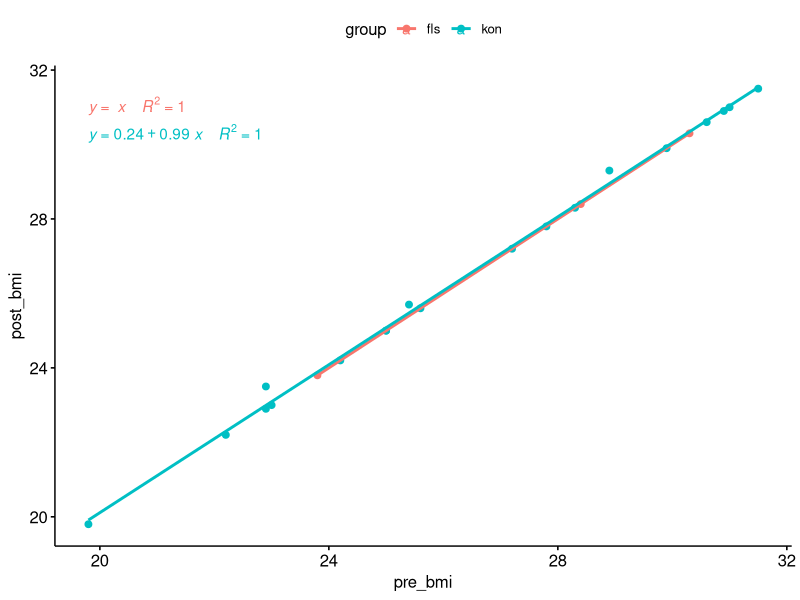

Recreate this plot in R. (Note: this script raises an error after producing the figure.)
## ---- chunk 1
library(tidyverse)
library(knitr)
library(readxl)
library(ggtext)
library(flextable)
library(ggplot2)
library(emmeans)
library(ggpubr)
library(broom)
library(rstatix)

data <- read_excel("data/Revidert_resultatskjema.xlsx", na = "NA") #Henter data

dexa_pp <- data %>%
select(id, time, group,bmi, wc, lean_mass, fat_mass, total_mass) %>%
 mutate(lean_mass_kg = lean_mass/1000) %>%
  mutate(fat_mass_kg = fat_mass/1000) %>%
  mutate(total_mass_kg = total_mass/1000) %>%
  mutate(fatp = fat_mass/total_mass*100) %>%
  select(-lean_mass, -total_mass, -fat_mass) %>%
filter(id != "tr031 10541") %>%
  filter(id != "tr031 11421") %>%
  filter(id != "tr031 13404") %>%
  filter(id != "tr031 004") %>%
  filter(id != "tr031 008") %>%
  filter(id != "tr031 001") %>%
  filter(id != "tr031 016") %>%
  filter(id != "tr031 014") %>%
  filter(id != "tr031 002") %>%
  filter(id != "tr031 006") %>%
  filter(id != "tr031 007") %>%
  filter(id != "tr031 009") %>%
  filter(id != "tr031 010") %>%
  filter(id != "tr031 012") %>%
  filter(id != "tr031 013") %>%
  filter(id != "tr031 015") %>%
  group_by(time,group) %>%# grupperer etter tid og FLS/kontroll
  pivot_longer(names_to = "variable", 
               values_to = "value", 
               cols = bmi:fatp) %>%
  group_by(time, group, variable)%>%
  pivot_wider(names_from = time,
               values_from = value)%>%
  pivot_wider(names_from = variable,
              values_from = c(pre,post))%>%
  ungroup()%>%
  print()

ggscatter(dexa_pp, x = "pre_bmi", y = "post_bmi",
  color = "group", add = "reg.line"
  )+
  stat_regline_equation(
    aes(label =  paste(..eq.label.., ..rr.label.., sep = "~~~~"), color = group))

dexa_pp %>% anova_test(post_bmi ~ group*pre_bmi)
dexa_pp %>% anova_test(post_wc ~ group*pre_wc)
dexa_pp %>% anova_test(post_lean_mass_kg ~ group*pre_lean_mass_kg)
dexa_pp %>% anova_test(post_fat_mass_kg ~ group*pre_fat_mass_kg)
dexa_pp %>% anova_test(post_total_mass_kg ~ group*pre_total_mass_kg)
dexa_pp %>% anova_test(post_fatp ~ group*pre_fatp)

#Homogeneity of regression slopes

# Fit the model, the covariate goes first
model_bmi_pp <- lm(post_bmi ~ pre_bmi + group, data = dexa_pp)
model_wc_pp <- lm(post_wc ~ pre_wc + group, data = dexa_pp)
model_lean_pp <- lm(post_lean_mass_kg ~ pre_lean_mass_kg + group, data = dexa_pp)
model_total_pp <- lm(post_total_mass_kg ~ pre_total_mass_kg + group, data = dexa_pp)
model_fat_pp <- lm(post_fat_mass_kg ~ pre_fat_mass_kg + group, data = dexa_pp)
model_fatp_pp <- lm(post_fatp ~ pre_fatp + group, data = dexa_pp)


# Inspect the model diagnostic metrics
model.metrics_bmi_pp <- augment(model_bmi_pp) %>%
  select(-.hat, -.sigma, -.fitted) # Remove details
  head(model.metrics_bmi_pp, 22)
model.metrics_wc_pp <- augment(model_wc_pp) %>%
  select(-.hat, -.sigma, -.fitted) 
  head(model.metrics_wc_pp, 22)
model.metrics_lean_pp <- augment(model_lean_pp) %>%
  select(-.hat, -.sigma, -.fitted) 
  head(model.metrics_lean_pp, 22)
model.metrics_fat_pp <- augment(model_fat_pp) %>%
  select(-.hat, -.sigma, -.fitted) 
  head(model.metrics_fat_pp, 22)
model.metrics_total_pp <- augment(model_total_pp) %>%
  select(-.hat, -.sigma, -.fitted) 
  head(model.metrics_total_pp, 22)
model.metrics_fatp_pp <- augment(model_fatp_pp) %>%
  select(-.hat, -.sigma, -.fitted) 
  head(model.metrics_fatp_pp, 22)

shapiro_test(model.metrics_bmi_pp$.resid)
shapiro_test(model.metrics_wc_pp$.resid)
shapiro_test(model.metrics_lean_pp$.resid)
shapiro_test(model.metrics_fat_pp$.resid)
shapiro_test(model.metrics_total_pp$.resid)
shapiro_test(model.metrics_fatp_pp$.resid)


model.metrics_bmi_pp %>% levene_test(.resid ~ group)
model.metrics_wc_pp %>% levene_test(.resid ~ group)
model.metrics_lean_pp %>% levene_test(.resid ~ group)
model.metrics_fat_pp %>% levene_test(.resid ~ group)
model.metrics_total_pp %>% levene_test(.resid ~ group)
model.metrics_fatp_pp %>% levene_test(.resid ~ group)

model.metrics_bmi_pp %>% 
  filter(abs(.std.resid) > 3) %>%
  as.data.frame()

res.aov_bmi_pp <- dexa_pp %>% anova_test(post_bmi ~ pre_bmi + group)
get_anova_table(res.aov_bmi_pp)

res.aov_wc_pp <- dexa_pp %>% anova_test(post_wc ~ pre_wc + group)
get_anova_table(res.aov_wc_pp)

res.aov_lean_pp <- dexa_pp %>% anova_test(post_lean_mass_kg ~ pre_lean_mass_kg + group)
get_anova_table(res.aov_lean_pp)

res.aov_fat_pp <- dexa_pp %>% anova_test(post_fat_mass_kg ~ pre_fat_mass_kg + group)
get_anova_table(res.aov_fat_pp)

res.aov_total_pp <- dexa_pp %>% anova_test(post_total_mass_kg ~ pre_total_mass_kg + group)
get_anova_table(res.aov_total_pp)

res.aov_fatp_pp <- dexa_pp %>% anova_test(post_fatp ~ pre_fatp + group)
get_anova_table(res.aov_fatp_pp)



pwc_bmi_pp <- dexa_pp %>% 
  emmeans_test(post_bmi ~ group, covariate = pre_bmi, p.adjust.method = "bonferroni")
pwc_bmi_pp
get_emmeans(pwc_bmi_pp)

pwc_wc_pp <- dexa_pp%>% 
emmeans_test(post_wc ~ group, covariate = pre_wc, p.adjust.method = "bonferroni")

pwc_lean_pp <- dexa_pp%>% 
  emmeans_test(post_lean_mass_kg ~ group, covariate = pre_lean_mass_kg, p.adjust.method = "bonferroni")

pwc_fat_pp <- dexa_pp %>% 
  emmeans_test(post_fat_mass_kg ~ group, covariate = pre_fat_mass_kg, p.adjust.method = "bonferroni")

pwc_total_pp <- dexa_pp%>% 
  emmeans_test(post_total_mass_kg ~ group, covariate = pre_total_mass_kg, p.adjust.method = "bonferroni")

pwc_fatp_pp <- dexa_pp%>% 
  emmeans_test(post_fatp ~ group, covariate = pre_fatp, p.adjust.method = "bonferroni")



pwc_bmi_pp$p
pwc_wc_pp$p
pwc_lean_pp$p
pwc_fat_pp$p
pwc_total_pp$p
pwc_fatp_pp$p




pwc_pp <- pwc_lacpp %>% add_xy_position(x = "group", fun = "mean_se")
ggline(get_emmeans(pwc_lacpp), x = "group", y = "emmean") +
  geom_errorbar(aes(ymin = conf.low, ymax = conf.high), width = 0.2) + 
  stat_pvalue_manual(pwc_lacpp, hide.ns = TRUE, tip.length = FALSE) +
  labs(
    subtitle = get_test_label(res.aov_lacpp, detailed = TRUE),
    caption = get_pwc_label(pwc_lacpp))

 vo2_total_pp <- Vo2endring_pp %>%
   mutate(endring = post-pre, prosentvis_endring = (post - pre)/pre * 100) %>%
  group_by(group)%>%
  summarise(mean = mean(endring),
            sd = sd(endring),
            mean_pro = mean(prosentvis_endring),
            sd_pro = sd(prosentvis_endring)) %>%
  print()
 
## ---- chunk 2

dexa_ppm <- data %>%
select(id, time, group,bmi, wc, lean_mass, fat_mass, total_mass) %>%
 mutate(lean_mass_kg = lean_mass/1000) %>%
  mutate(fat_mass_kg = fat_mass/1000) %>%
  mutate(total_mass_kg = total_mass/1000) %>%
  mutate(fatp = fat_mass/total_mass*100) %>%
  select(-lean_mass, -total_mass, -fat_mass) %>%
 filter(id != "tr031 10541") %>%
  filter(id != "tr031 11421") %>%
  filter(id != "tr031 13404") %>%
  filter(id != "tr031 004") %>%
  filter(id != "tr031 008") %>%
  filter(id != "tr031 001") %>%
  filter(id != "tr031 016") %>%
  filter(id != "tr031 007") %>%
  filter(id != "tr031 010") %>%
  filter(id != "tr031 012") %>%
  filter(id != "tr031 013") %>%
  group_by(time,group) %>%# gruppmerer etter tid og FLS/kontroll
  pivot_longer(names_to = "variable", 
               values_to = "value", 
               cols = bmi:fatp) %>%
  group_by(time, group, variable)%>%
  pivot_wider(names_from = time,
               values_from = value)%>%
  pivot_wider(names_from = variable,
              values_from = c(pre,post))%>%
  ungroup()%>%
  print()

ggscatter(Vo2endring_ppm, x = "pre_vo2max_ml_min_kg_6x5", y = "post_vo2max_ml_min_kg_6x5",
  color = "group", add = "reg.line"
  )+
  stat_regline_equation(
    aes(label =  paste(..eq.label.., ..rr.label.., sep = "~~~~"), color = group))



ggscatter(dexa_ppm, x = "pre_bmi", y = "post_bmi",
  color = "group", add = "reg.line"
  )+
  stat_regline_equation(
    aes(label =  paste(..eq.label.., ..rr.label.., sep = "~~~~"), color = group))

dexa_ppm %>% anova_test(post_bmi ~ group*pre_bmi)
dexa_ppm %>% anova_test(post_wc ~ group*pre_wc)
dexa_ppm %>% anova_test(post_lean_mass_kg ~ group*pre_lean_mass_kg)
dexa_ppm %>% anova_test(post_fat_mass_kg ~ group*pre_fat_mass_kg)
dexa_ppm %>% anova_test(post_total_mass_kg ~ group*pre_total_mass_kg)
dexa_ppm %>% anova_test(post_fatp ~ group*pre_fatp)

#Homogeneity of regression slopes

# Fit the model, the covariate goes first
model_bmi_ppm <- lm(post_bmi ~ pre_bmi + group, data = dexa_ppm)
model_wc_ppm <- lm(post_wc ~ pre_wc + group, data = dexa_ppm)
model_lean_ppm <- lm(post_lean_mass_kg ~ pre_lean_mass_kg + group, data = dexa_ppm)
model_total_ppm <- lm(post_total_mass_kg ~ pre_total_mass_kg + group, data = dexa_ppm)
model_fat_ppm <- lm(post_fat_mass_kg ~ pre_fat_mass_kg + group, data = dexa_ppm)
model_fatp_ppm <- lm(post_fatp ~ pre_fatp + group, data = dexa_ppm)


# Inspect the model diagnostic metrics
model.metrics_bmi_ppm <- augment(model_bmi_ppm) %>%
  select(-.hat, -.sigma, -.fitted) # Remove details
  head(model.metrics_bmi_ppm, 22)
model.metrics_wc_ppm <- augment(model_wc_ppm) %>%
  select(-.hat, -.sigma, -.fitted) 
  head(model.metrics_wc_ppm, 22)
model.metrics_lean_ppm <- augment(model_lean_ppm) %>%
  select(-.hat, -.sigma, -.fitted) 
  head(model.metrics_lean_ppm, 22)
model.metrics_fat_ppm <- augment(model_fat_ppm) %>%
  select(-.hat, -.sigma, -.fitted) 
  head(model.metrics_fat_ppm, 22)
model.metrics_total_ppm <- augment(model_total_ppm) %>%
  select(-.hat, -.sigma, -.fitted) 
  head(model.metrics_total_ppm, 22)
model.metrics_fatp_ppm <- augment(model_fatp_ppm) %>%
  select(-.hat, -.sigma, -.fitted) 
  head(model.metrics_fatp_ppm, 22)

shapiro_test(model.metrics_bmi_ppm$.resid)
shapiro_test(model.metrics_wc_ppm$.resid)
shapiro_test(model.metrics_lean_ppm$.resid)
shapiro_test(model.metrics_fat_ppm$.resid)
shapiro_test(model.metrics_total_ppm$.resid)
shapiro_test(model.metrics_fatp_ppm$.resid)


model.metrics_bmi_ppm %>% levene_test(.resid ~ group)
model.metrics_wc_ppm %>% levene_test(.resid ~ group)
model.metrics_lean_ppm %>% levene_test(.resid ~ group)
model.metrics_fat_ppm %>% levene_test(.resid ~ group)
model.metrics_total_ppm %>% levene_test(.resid ~ group)
model.metrics_fatp_ppm %>% levene_test(.resid ~ group)

model.metrics_bmi_ppm %>% 
  filter(abs(.std.resid) > 3) %>%
  as.data.frame()

res.aov_bmi_ppm <- dexa_ppm %>% anova_test(post_bmi ~ pre_bmi + group)
get_anova_table(res.aov_bmi_ppm)

res.aov_wc_ppm <- dexa_ppm %>% anova_test(post_wc ~ pre_wc + group)
get_anova_table(res.aov_wc_ppm)

res.aov_lean_ppm <- dexa_ppm %>% anova_test(post_lean_mass_kg ~ pre_lean_mass_kg + group)
get_anova_table(res.aov_lean_ppm)

res.aov_fat_ppm <- dexa_ppm %>% anova_test(post_fat_mass_kg ~ pre_fat_mass_kg + group)
get_anova_table(res.aov_fat_ppm)

res.aov_total_ppm <- dexa_ppm %>% anova_test(post_total_mass_kg ~ pre_total_mass_kg + group)
get_anova_table(res.aov_total_ppm)

res.aov_fatp_ppm <- dexa_ppm %>% anova_test(post_fatp ~ pre_fatp + group)
get_anova_table(res.aov_fatp_ppm)



pwc_bmi_ppm <- dexa_ppm %>% 
  emmeans_test(post_bmi ~ group, covariate = pre_bmi, p.adjust.method = "bonferroni")
pwc_bmi_ppm
get_emmeans(pwc_bmi_ppm)

pwc_wc_ppm <- dexa_ppm%>% 
emmeans_test(post_wc ~ group, covariate = pre_wc, p.adjust.method = "bonferroni")

pwc_lean_ppm <- dexa_ppm%>% 
  emmeans_test(post_lean_mass_kg ~ group, covariate = pre_lean_mass_kg, p.adjust.method = "bonferroni")

pwc_fat_ppm <- dexa_ppm %>% 
  emmeans_test(post_fat_mass_kg ~ group, covariate = pre_fat_mass_kg, p.adjust.method = "bonferroni")

pwc_total_ppm <- dexa_ppm%>% 
  emmeans_test(post_total_mass_kg ~ group, covariate = pre_total_mass_kg, p.adjust.method = "bonferroni")

pwc_fatp_ppm <- dexa_ppm%>% 
  emmeans_test(post_fatp ~ group, covariate = pre_fatp, p.adjust.method = "bonferroni")



pwc_bmi_ppm$p
pwc_wc_ppm$p
pwc_lean_ppm$p
pwc_fat_ppm$p
pwc_total_ppm$p
pwc_fatp_ppm$p

 
## ---- chunk 3

dexa_itt <- data %>%
select(id, time, group,bmi, wc, lean_mass, fat_mass, total_mass) %>%
 mutate(lean_mass_kg = lean_mass/1000) %>%
  mutate(fat_mass_kg = fat_mass/1000) %>%
  mutate(total_mass_kg = total_mass/1000) %>%
  mutate(fatp = fat_mass/total_mass*100) %>%
  select(-lean_mass, -total_mass, -fat_mass) %>%
  group_by(time,group) %>%# grupperer etter tid og FLS/kontroll
  pivot_longer(names_to = "variable", 
               values_to = "value", 
               cols = bmi:fatp) %>%
  group_by(time, group, variable)%>%
  pivot_wider(names_from = time,
               values_from = value)%>%
  pivot_wider(names_from = variable,
              values_from = c(pre,post))%>%
  ungroup()%>%
  print()



ggscatter(dexa_pp, x = "pre_bmi", y = "post_bmi",
  color = "group", add = "reg.line"
  )+
  stat_regline_equation(
    aes(label =  paste(..eq.label.., ..rr.label.., sep = "~~~~"), color = group))

dexa_itt %>% anova_test(post_bmi ~ group*pre_bmi)
dexa_itt %>% anova_test(post_wc ~ group*pre_wc)
dexa_itt %>% anova_test(post_lean_mass_kg ~ group*pre_lean_mass_kg)
dexa_itt %>% anova_test(post_fat_mass_kg ~ group*pre_fat_mass_kg)
dexa_itt %>% anova_test(post_total_mass_kg ~ group*pre_total_mass_kg)
dexa_itt %>% anova_test(post_fatp ~ group*pre_fatp)

#Homogeneity of regression slopes

# Fit the model, the covariate goes first
model_bmi_itt <- lm(post_bmi ~ pre_bmi + group, data = dexa_itt)
model_wc_itt <- lm(post_wc ~ pre_wc + group, data = dexa_itt)
model_lean_itt <- lm(post_lean_mass_kg ~ pre_lean_mass_kg + group, data = dexa_itt)
model_total_itt <- lm(post_total_mass_kg ~ pre_total_mass_kg + group, data = dexa_itt)
model_fat_itt <- lm(post_fat_mass_kg ~ pre_fat_mass_kg + group, data = dexa_itt)
model_fatp_itt <- lm(post_fatp ~ pre_fatp + group, data = dexa_itt)


# Inspect the model diagnostic metrics
model.metrics_bmi_itt <- augment(model_bmi_itt) %>%
  select(-.hat, -.sigma, -.fitted) # Remove details
  head(model.metrics_bmi_itt, 22)
model.metrics_wc_itt <- augment(model_wc_itt) %>%
  select(-.hat, -.sigma, -.fitted) 
  head(model.metrics_wc_itt, 22)
model.metrics_lean_itt <- augment(model_lean_itt) %>%
  select(-.hat, -.sigma, -.fitted) 
  head(model.metrics_lean_itt, 22)
model.metrics_fat_itt <- augment(model_fat_itt) %>%
  select(-.hat, -.sigma, -.fitted) 
  head(model.metrics_fat_itt, 22)
model.metrics_total_itt <- augment(model_total_itt) %>%
  select(-.hat, -.sigma, -.fitted) 
  head(model.metrics_total_itt, 22)
model.metrics_fatp_itt <- augment(model_fatp_itt) %>%
  select(-.hat, -.sigma, -.fitted) 
  head(model.metrics_fatp_itt, 22)

shapiro_test(model.metrics_bmi_itt$.resid)
shapiro_test(model.metrics_wc_itt$.resid)
shapiro_test(model.metrics_lean_itt$.resid)
shapiro_test(model.metrics_fat_itt$.resid)
shapiro_test(model.metrics_total_itt$.resid)
shapiro_test(model.metrics_fatp_itt$.resid)


model.metrics_bmi_itt %>% levene_test(.resid ~ group)
model.metrics_wc_itt %>% levene_test(.resid ~ group)
model.metrics_lean_itt %>% levene_test(.resid ~ group)
model.metrics_fat_itt %>% levene_test(.resid ~ group)
model.metrics_total_itt %>% levene_test(.resid ~ group)
model.metrics_fatp_itt %>% levene_test(.resid ~ group)

model.metrics_bmi_itt %>% 
  filter(abs(.std.resid) > 3) %>%
  as.data.frame()

res.aov_bmi_itt <- dexa_itt %>% anova_test(post_bmi ~ pre_bmi + group)
get_anova_table(res.aov_bmi_itt)

res.aov_wc_itt <- dexa_itt %>% anova_test(post_wc ~ pre_wc + group)
get_anova_table(res.aov_wc_itt)

res.aov_lean_itt <- dexa_itt %>% anova_test(post_lean_mass_kg ~ pre_lean_mass_kg + group)
get_anova_table(res.aov_lean_itt)

res.aov_fat_itt <- dexa_itt %>% anova_test(post_fat_mass_kg ~ pre_fat_mass_kg + group)
get_anova_table(res.aov_fat_itt)

res.aov_total_itt <- dexa_itt %>% anova_test(post_total_mass_kg ~ pre_total_mass_kg + group)
get_anova_table(res.aov_total_itt)

res.aov_fatp_itt <- dexa_itt %>% anova_test(post_fatp ~ pre_fatp + group)
get_anova_table(res.aov_fatp_itt)



pwc_bmi_itt <- dexa_itt %>% 
  emmeans_test(post_bmi ~ group, covariate = pre_bmi, p.adjust.method = "bonferroni")
pwc_bmi_itt
get_emmeans(pwc_bmi_itt)

pwc_wc_itt <- dexa_itt%>% 
emmeans_test(post_wc ~ group, covariate = pre_wc, p.adjust.method = "bonferroni")

pwc_lean_itt <- dexa_itt%>% 
  emmeans_test(post_lean_mass_kg ~ group, covariate = pre_lean_mass_kg, p.adjust.method = "bonferroni")

pwc_fat_itt <- dexa_itt %>% 
  emmeans_test(post_fat_mass_kg ~ group, covariate = pre_fat_mass_kg, p.adjust.method = "bonferroni")

pwc_total_itt <- dexa_itt%>% 
  emmeans_test(post_total_mass_kg ~ group, covariate = pre_total_mass_kg, p.adjust.method = "bonferroni")

pwc_fatp_itt <- dexa_itt%>% 
  emmeans_test(post_fatp ~ group, covariate = pre_fatp, p.adjust.method = "bonferroni")



pwc_bmi_itt$p
pwc_wc_itt$p
pwc_lean_itt$p
pwc_fat_itt$p
pwc_total_itt$p
pwc_fatp_itt$p

## ---- chunk 4

pwc_bmi_pp$p
pwc_wc_pp$p
pwc_lean_pp$p
pwc_fat_pp$p
pwc_total_pp$p
pwc_fatp_pp$p

pwc_bmi_ppm$p
pwc_wc_ppm$p
pwc_lean_ppm$p
pwc_fat_ppm$p
pwc_total_ppm$p
pwc_fatp_ppm$p

pwc_bmi_itt$p
pwc_wc_itt$p
pwc_lean_itt$p
pwc_fat_itt$p
pwc_total_itt$p
pwc_fatp_itt$p
